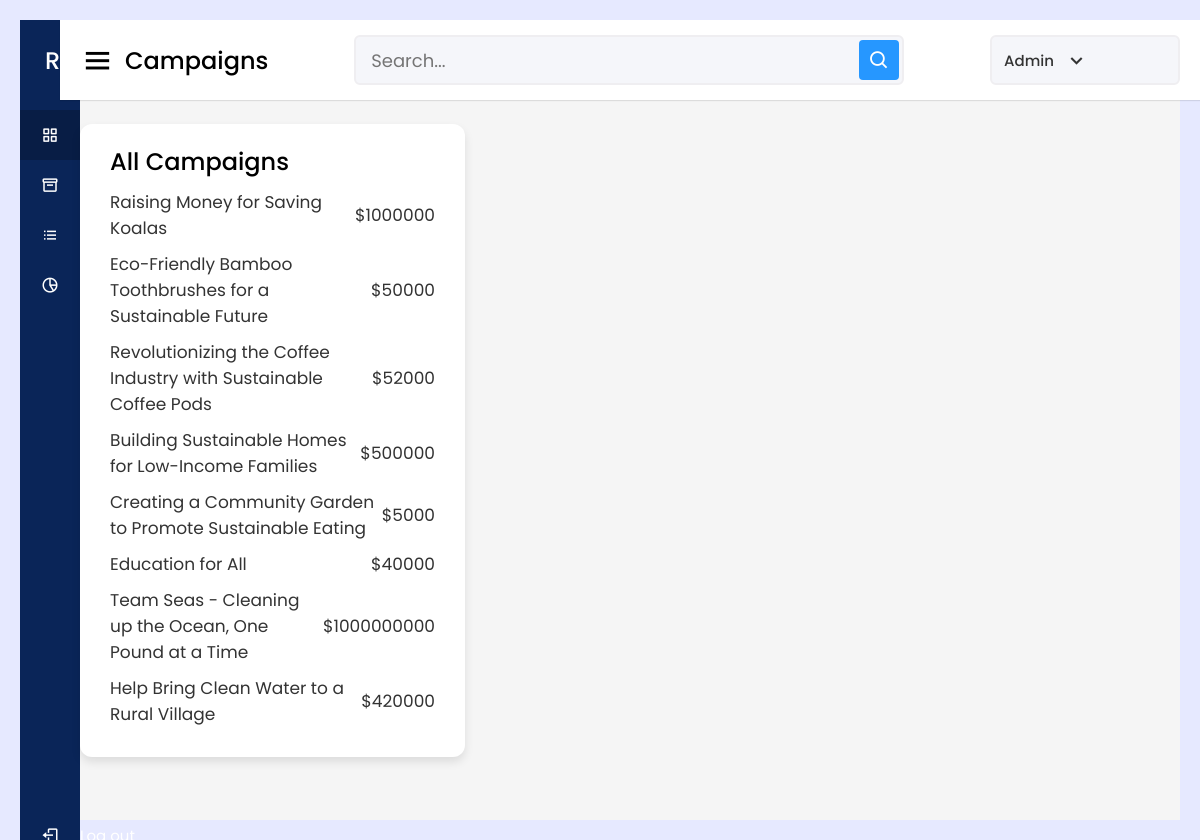
Before: /admindashboardcampaigns.php (signed in) with the older database file.
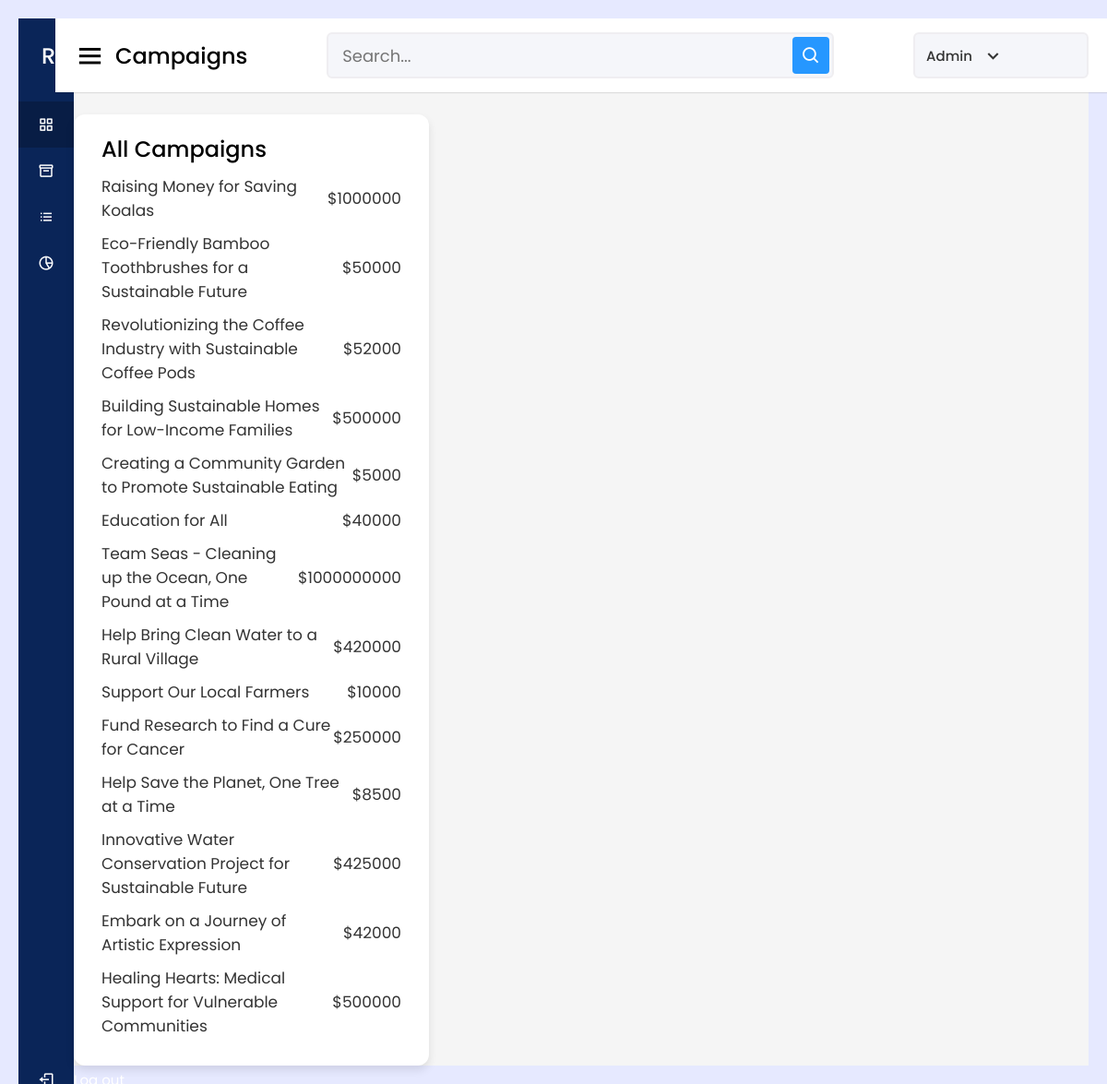
After: the same page with the newer database file.
### tables this page shows
CREATE TABLE `campaign` (
  `campaignID` int(11) NOT NULL,
  `userID` int(11) NOT NULL,
  `title` varchar(100) NOT NULL,
  `description` text DEFAULT NULL,
  `goalAmount` double DEFAULT NULL,
  `currentAmount` double DEFAULT NULL,
  `statusID` int(11) NOT NULL,
  `createdAt` timestamp NULL DEFAULT current_timestamp(),
  `updatedAt` timestamp NULL DEFAULT current_timestamp() ON UPDATE current_timestamp(),
  `categoryID` int(20) NOT NULL,
  `currency` char(3) NOT NULL,
  `image` varchar(255) DEFAULT NULL
);

### admindashboardcampaigns.php (the view, shortened to what this page needs)
<?php
   require 'config.php';
  $sql = "SELECT * FROM campaign";
  $result = mysqli_query($conn, $sql);
 ?>
<!DOCTYPE html>
<html lang="en" dir="ltr">
  <head>
    <link rel="stylesheet" href="style.css">
    <link href='https://unpkg.com/boxicons@2.0.7/css/boxicons.min.css' rel='stylesheet'>
    <link rel="stylesheet" type="text/css" href="admindashboard.css">
   </head>
<body>
  <div class="sidebar">
    <div class="logo-details">
      <span class="logo_name">&nbsp;&nbsp;&nbsp;&nbsp;RaiseUp</span>
    </div>
      <ul class="nav-links">
        <li>
          <a href="admindashboard.php" class="active">
            <i class='bx bx-grid-alt' ></i>
            <span class="links_name">Dashboard</span>
          </a>
        </li>
        <li>
          <a href="admindashboardcampaigns.php">
            <i class='bx bx-box' ></i>
            <span class="links_name">Campaigns</span>
          </a>
        </li>
        <li>
          <a href="admindashboarduser.php">
            <i class='bx bx-list-ul' ></i>
            <span class="links_name">Users</span>
          </a>
        </li>
        <li>
          <a href="admindashboardpayment.php">
            <i class='bx bx-pie-chart-alt-2' ></i>
            <span class="links_name">Payments</span>
          </a>
        </li>
        <li class="log_out">
          <a href="logout.php">
            <i class='bx bx-log-out'></i>
            <span class="links_name">Log out</span>
          </a>
        </li>
      </ul>
  </div>
  <section class="home-section">
    <nav>
      <div class="sidebar-button">
        <i class='bx bx-menu sidebarBtn'></i>
        <span class="dashboard">Campaigns</span>
      </div>
      <div class="search-box">
        <input type="text" placeholder="Search...">
        <i class='bx bx-search' ></i>
      </div>
      <div class="profile-details">
        <span class="admin_name">Admin</span>
        <i class='bx bx-chevron-down' ></i>
      </div>
    </nav>
    <div class="home-content">
      <div class="sales-boxes">
        <div class="top-sales box">
          <div class="title">All Campaigns</div>
          <ul class="top-sales-details">
          <?php
      while($row = mysqli_fetch_assoc($result)) {
        $title = $row['title'];
        $goal = $row['goalAmount'];
    ?>
      <li>
        <a href="admincampaigndetails.php?campaignID=<?php echo $row['campaignID']; ?>">
          <span class="product"><?php echo $title; ?></span>
        </a>
        <span class="price">$<?php echo $goal; ?></span>
      </li>
    <?php } ?>
          </ul>
        </div>
      </div>
    </div>
  </section>
</body>
</html>

### public/css/style.css (style rules this page uses)
:root { --dark-color-a: #667aff; --dark-color-b: #7386ff; --light-color: #e6e9ff; --success-color: #5cb85c; --error-color: #d9534f; }
* { box-sizing: border-box; margin: 0; padding: 0; }
body { font-family: 'Roboto', sans-serif; font-size: 16px; background: var(--light-color); margin: 20px; }
ul { list-style: none; }
a { text-decoration: none; }

### admindashboard.css (style rules this page uses)
* { margin: 0; padding: 0; box-sizing: border-box; font-family: 'Poppins', sans-serif; }
.sidebar { position: fixed; height: 100%; width: 240px; background: #0A2558; transition: all 0.5s ease; }
.sidebar .logo-details { height: 80px; display: flex; align-items: center; }
.sidebar .logo-details .logo_name { color: #fff; font-size: 24px; font-weight: 500; }
.sidebar .nav-links { margin-top: 10px; }
.sidebar .nav-links li { position: relative; list-style: none; height: 50px; }
.sidebar .nav-links li a { height: 100%; width: 100%; display: flex; align-items: center; text-decoration: none; transition: all 0.4s ease; }
.sidebar .nav-links li a.active { background: #081D45; }
.sidebar .nav-links li i { min-width: 60px; text-align: center; font-size: 18px; color: #fff; }
.sidebar .nav-links li a .links_name { color: #fff; font-size: 15px; font-weight: 400; white-space: nowrap; }
.sidebar .nav-links .log_out { position: absolute; bottom: 0; width: 100%; }
.home-section { position: relative; background: #f5f5f5; min-height: 100vh; width: calc(100% - 240px); left: 240px; transition: all 0.5s ease; }
.home-section nav { display: flex; justify-content: space-between; height: 80px; background: #fff; display: flex; align-items: center; position: fixed; width: calc(100% - 240px); left: 240px; z-index: 100; padding: 0 20px; box-shadow: 0 1px 1px rgba(0, 0, 0, 0.1); transition: all 0.5s ease; }
.home-section nav .sidebar-button { display: flex; align-items: center; font-size: 24px; font-weight: 500; }
nav .sidebar-button i { font-size: 35px; margin-right: 10px; }
.home-section nav .search-box { position: relative; height: 50px; max-width: 550px; width: 100%; margin: 0 20px; }
nav .search-box input { height: 100%; width: 100%; outline: none; background: #F5F6FA; border: 2px solid #EFEEF1; border-radius: 6px; font-size: 18px; padding: 0 15px; }
nav .search-box .bx-search { position: absolute; height: 40px; width: 40px; background: #2697FF; right: 5px; top: 50%; transform: translateY(-50%); border-radius: 4px; line-height: 40px; text-align: center; color: #fff; font-size: 22px; transition: all 0.4 ease; }
.home-section nav .profile-details { display: flex; align-items: center; background: #F5F6FA; border: 2px solid #EFEEF1; border-radius: 6px; height: 50px; min-width: 190px; padding: 0 15px 0 2px; }
nav .profile-details .admin_name { font-size: 15px; font-weight: 500; color: #333; margin: 0 10px; white-space: nowrap; }
nav .profile-details i { font-size: 25px; color: #333; }
.home-section .home-content { position: relative; padding-top: 104px; }
.home-content .sales-boxes { display: flex; justify-content: space-between; }
.sales-boxes .box .title { font-size: 24px; font-weight: 500; }
.home-content .sales-boxes .top-sales { width: 35%; background: #fff; padding: 20px 30px; margin: 0 20px 0 0; border-radius: 12px; box-shadow: 0 5px 10px rgba(0, 0, 0, 0.1); }
.sales-boxes .top-sales li { display: flex; align-items: center; justify-content: space-between; margin: 10px 0; }
.sales-boxes .top-sales li a { display: flex; align-items: center; text-decoration: none; }
.sales-boxes .top-sales li .product, .price { font-size: 17px; font-weight: 400; color: #333; }
@media (max-width: 1240px) { .sidebar { width: 60px; } }
@media (max-width: 1240px) { .home-section { width: calc(100% - 60px); left: 60px; } }
@media (max-width: 1240px) { .home-section nav { width: calc(100% - 60px); left: 60px; } }

Changed rows visible on the page:
added campaign: title "Support Our Local Farmers", goalAmount "10000"
added campaign: title "Fund Research to Find a Cure for Cancer", goalAmount "250000"
added campaign: title "Help Save the Planet, One Tree at a Time", goalAmount "8500"
added campaign: title "Innovative Water Conservation Project for Sustainable Future", goalAmount "425000"
added campaign: title "Embark on a Journey of Artistic Expression", goalAmount "42000"
added campaign: title "Healing Hearts: Medical Support for Vulnerable Communities", goalAmount "500000"
